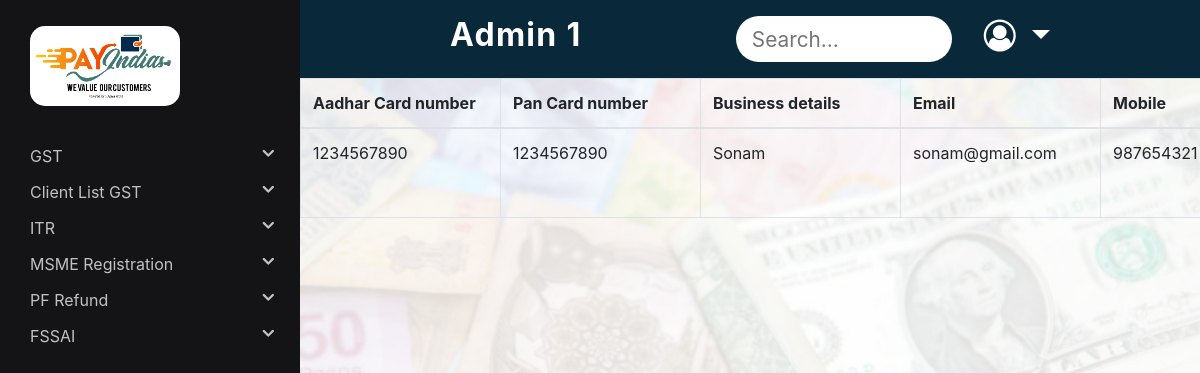
The page /Admin/fssaiPending.php (signed in) on the database its author committed.
### tables this page shows
CREATE TABLE `fssai` (
  `id` int(11) NOT NULL,
  `aadhar_no` int(12) NOT NULL,
  `pan_card_no` int(10) NOT NULL,
  `business_detail` varchar(255) NOT NULL,
  `email` varchar(100) NOT NULL,
  `mobile_number` int(12) NOT NULL,
  `photo_name` varchar(50) NOT NULL,
  `noc` varchar(50) NOT NULL,
  `address_proof` varchar(50) NOT NULL,
  `other_document` varchar(50) NOT NULL,
  `comments` varchar(255) NOT NULL,
  `status` varchar(20) NOT NULL DEFAULT 'false',
  `r_id` varchar(100) NOT NULL
);

### Admin/fssaiPending.php (the view, shortened to what this page needs)
<?php
$conn = mysqli_connect('localhost', 'root', '', 'payindia');
$sql = "SELECT * FROM fssai where status='false'";
$result = mysqli_query($conn, $sql);
$ans = mysqli_fetch_all($result, MYSQLI_ASSOC);
?>
<!DOCTYPE html>
<html lang="en">
<head>
	<link rel="stylesheet" href="https://cdnjs.cloudflare.com/ajax/libs/font-awesome/4.7.0/css/font-awesome.min.css">
	<link rel="stylesheet" href="https://maxcdn.bootstrapcdn.com/bootstrap/4.5.2/css/bootstrap.min.css">
	<link rel="stylesheet" type="text/css" href="../Distributor/style.css">
</head>
<body>
	<?php include("sidenav.php"); ?>
	<?php include("navbar.php"); ?>
	<div class="col-12 padding-sidenav pr-md-0 main-index">
		<?php if (sizeof($ans) > 0) { ?>
			<div class="table-responsive">
				<table class="table table-bordered" id="datatable">
					<thead>
						<tr>
							<th scope="col">Aadhar Card number</th>
							<th scope="col">Pan Card number</th>
							<th scope="col">Business details</th>
							<th scope="col">Email</th>
							<th scope="col">Mobile</th>
						</tr>
					</thead>
					<?php
					for ($x = 0; $x < sizeof($ans); $x++) {
					?>
						<tbody>
							<tr>
								<td>
									<p><?php echo $ans[$x]['aadhar_no']; ?></p>
								</td>
								<td>
									<p><?php echo $ans[$x]['pan_card_no']; ?></p>
								</td>
								<td>
									<p><?php echo $ans[$x]['business_detail']; ?></p>
								</td>
								<td>
									<p><?php echo $ans[$x]['email']; ?></p>
								</td>
								<td>
									<p><?php echo $ans[$x]['mobile_number']; ?></p>
								</td>
							</tr>
					<?php
					}
				} else {
					echo "<h2>There is no data</h2>";
				}
					?>
						</tbody>
				</table>
			</div>
	</div>
</body>
</html>

### Distributor/style.css (style rules this page uses)
body { height: 100vh; width: 100vw; background: url('../images/commonBG.jpeg') no-repeat; background-position: center center; background-attachment: fixed; background-size: cover; }
body { background-color: #ededed; }
.main-index { padding-bottom: 3rem; z-index: 50; }
@media (min-width: 768px) { .padding-sidenav { padding-left: 300px !important; } }
tr, th { min-width: 200px; }

### rows shown on the page
fssai: aadhar_no "1234567890", pan_card_no "1234567890", business_detail "Sonam", email "sonam@gmail.com", mobile_number "987654321"
